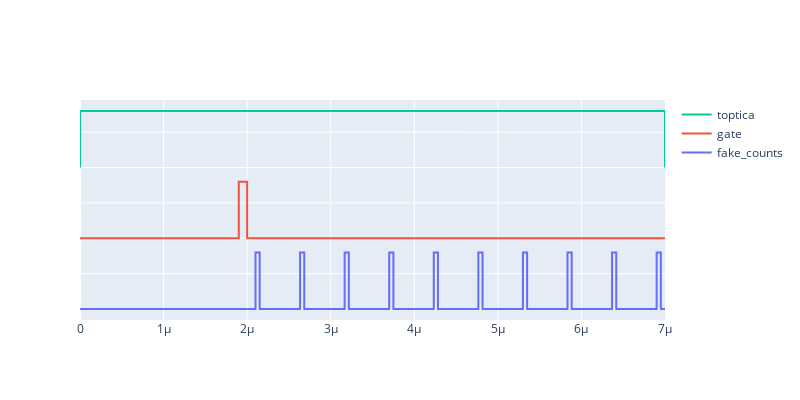

Notebook cell for this chart:
### Markdown cell above
Let's start with defining the digital part of a typical rabi-sequence. We use the `rabi_element` function as defined in the `pulseblock` demo notebook:

### Code cell
# Can be used to slow things down
scaling = 1

# Define the pulse sequence
test_pulse = pb.PulseBlock(
    p_obj_list=[
        po.PTrue(ch='toptica', dur=7e-6*scaling),
        po.PTrue(ch='gate', t0=1.9e-6*scaling, dur=0.1e-6*scaling)
    ]
)

# Add some fake pulses in the "readout" window
count_t0s = np.linspace(2.1*10**-6, 6.9*10**-6, 10)*scaling
for count_t0 in count_t0s:
    test_pulse.insert(
        po.PTrue(
            ch='fake_counts',
            dur=50*10**-9*scaling,
            t0=count_t0
        )
    )

# Default states (in future, module should auto default to False)
test_pulse.dflt_dict = dict(
    gate=po.DFalse(),
    toptica=po.DFalse(),
    fake_counts=po.DFalse()
)

# Plot
iplot(test_pulse)

### Figure 1 — Plotly figure (JSON) as saved in the notebook; plotly's stock layout.template omitted (floating-point values rounded to 4 significant figures)
{"data": [{"hoverinfo": "text", "mode": "lines", "name": "fake_counts", "text": ["False", "2.10e-06", "2.10e-06", "True", "2.15e-06", "2.15e-06", "2.63e-06", "2.63e-06", "True", "2.68e-06", "2.68e-06", "3.17e-06", "3.17e-06", "True", "3.22e-06", "3.22e-06", "3.70e-06", "3.70e-06", "True", "3.75e-06", "3.75e-06", "4.23e-06", "4.23e-06", "True", "4.28e-06", "4.28e-06", "4.77e-06", "4.77e-06", "True", "4.82e-06", "4.82e-06", "5.30e-06", "5.30e-06", "True", "5.35e-06", "5.35e-06", "5.83e-06", "5.83e-06", "True", "5.88e-06", "5.88e-06", "6.37e-06", "6.37e-06", "True", "6.42e-06", "6.42e-06", "6.90e-06", "6.90e-06", "True", "6.95e-06", "6.95e-06", "7.00e-06"], "type": "scatter", "x": [0, 2.1e-06, 2.1e-06, 2.125e-06, 2.15e-06, 2.15e-06, 2.633e-06, 2.633e-06, 2.658e-06, 2.683e-06, 2.683e-06, 3.167e-06, 3.167e-06, 3.192e-06, 3.217e-06, 3.217e-06, 3.7e-06, 3.7e-06, 3.725e-06, 3.75e-06, 3.75e-06, 4.233e-06, 4.233e-06, 4.258e-06, 4.283e-06, 4.283e-06, 4.767e-06, 4.767e-06, 4.792e-06, 4.817e-06, 4.817e-06, 5.3e-06, 5.3e-06, 5.325e-06, 5.35e-06, 5.35e-06, 5.833e-06, 5.833e-06, 5.858e-06, 5.883e-06, 5.883e-06, 6.367e-06, 6.367e-06, 6.392e-06, 6.417e-06, 6.417e-06, 6.9e-06, 6.9e-06, 6.925e-06, 6.95e-06, 6.95e-06, 7e-06], "y": [0, 0, 0.8, 0.8, 0.8, 0, 0, 0.8, 0.8, 0.8, 0, 0, 0.8, 0.8, 0.8, 0, 0, 0.8, 0.8, 0.8, 0, 0, 0.8, 0.8, 0.8, 0, 0, 0.8, 0.8, 0.8, 0, 0, 0.8, 0.8, 0.8, 0, 0, 0.8, 0.8, 0.8, 0, 0, 0.8, 0.8, 0.8, 0, 0, 0.8, 0.8, 0.8, 0, 0]}, {"hoverinfo": "text", "mode": "lines", "name": "gate", "text": ["False", "1.90e-06", "1.90e-06", "True", "2.00e-06", "2.00e-06", "7.00e-06"], "type": "scatter", "x": [0, 1.9e-06, 1.9e-06, 1.95e-06, 2e-06, 2e-06, 7e-06], "y": [1, 1, 1.8, 1.8, 1.8, 1, 1]}, {"hoverinfo": "text", "mode": "lines", "name": "toptica", "text": ["False", "0.00e+00", "True", "7.00e-06", "7.00e-06", "7.00e-06"], "type": "scatter", "x": [0, 0, 3.5e-06, 7e-06, 7e-06, 7e-06], "y": [2, 2.8, 2.8, 2.8, 2, 2]}], "layout": {"height": 400, "hovermode": "closest", "legend": {"traceorder": "reversed"}, "title": {"text": ""}, "width": 800, "yaxis": {"showticklabels": false}}}
